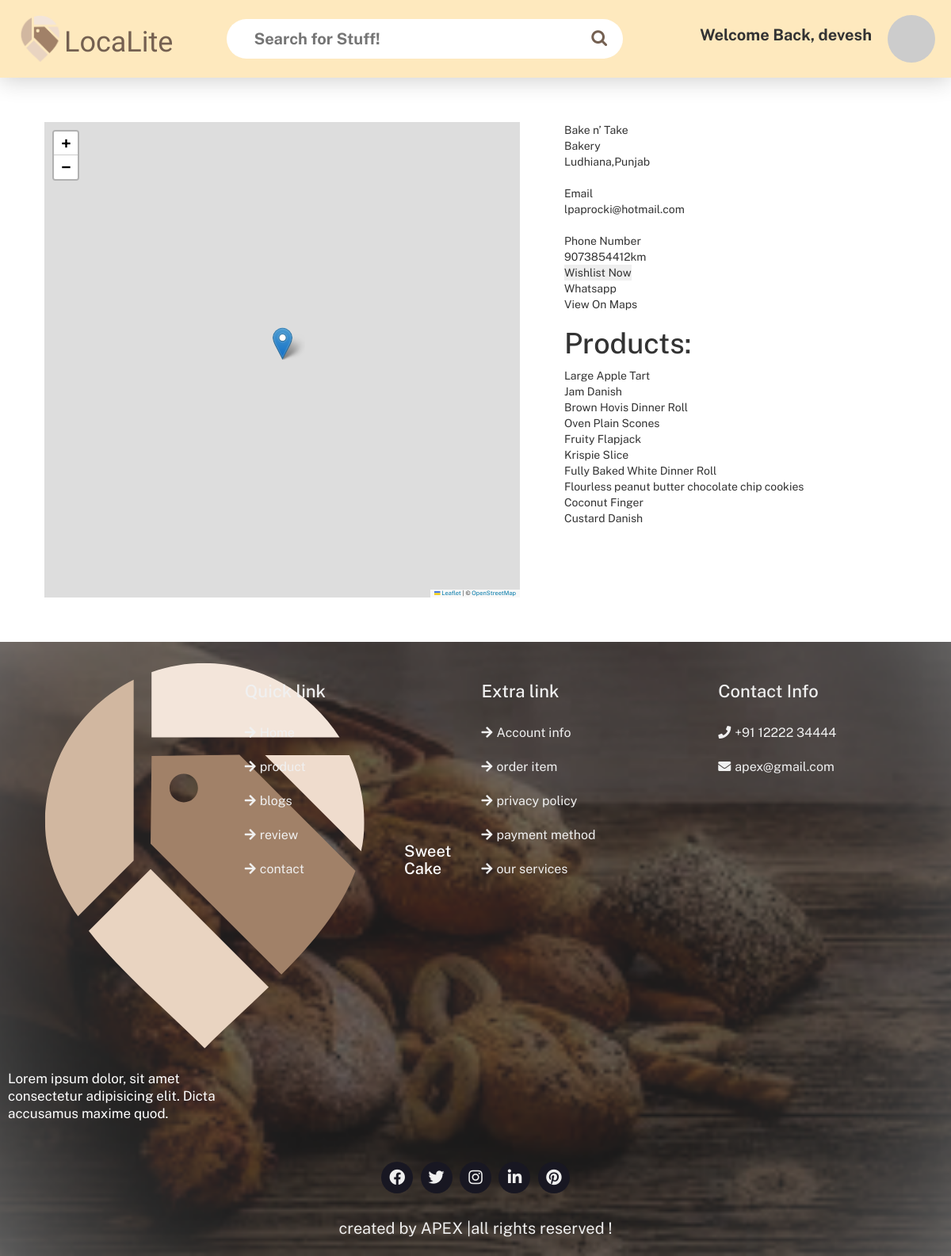
The page /shop/lpaprocki@hotmail.com (signed in) on the database its author committed.
### src/main.py (models this page shows, shortened)
class Seller(db.Model):
    __tablename__ = 'sellers'
    email = db.Column(db.String(100),unique=True,primary_key=True,nullable=False)
    name = db.Column(db.String(100),nullable=False)
    password = db.Column(db.String(100),nullable=False)
    latitude = db.Column(db.String(100),nullable=False)
    longitude = db.Column(db.String(100),nullable=False)
    shop_state = db.Column(db.String(100),nullable=False)
    shop_city = db.Column(db.String(100),nullable=False)
    shop_name = db.Column(db.String(100),nullable=False)
    phone = db.Column(db.String(100),nullable=False)
    category = db.Column(db.String(100),nullable=False)
    products = db.relationship('Product',backref='sellers',lazy=True)
    notification = db.Column(db.String(4096))
    item_request = db.Column(db.String(4096))
    views = db.Column(db.Integer)

class Product(db.Model):
    __tablename__ = 'products'
    id= db.Column(db.Integer,primary_key=True,unique=True,nullable=False)
    identifier= db.Column(db.Integer,nullable=False)
    shop = db.Column(db.String(100),db.ForeignKey('sellers.email'),nullable=False)
    name = db.Column(db.String(100),nullable=False)
    price = db.Column(db.Float, nullable=False)
    image = db.Column(db.String(100),nullable=False)
    stock = db.Column(db.Integer)
    tags = db.Column(db.String(200))
    category = db.Column(db.String(200))
    description = db.Column(db.String(512))
    stock_over_time = db.Column(db.String(256),nullable=False)
    review = db.Column(db.Float,nullable=False)

### src/main.py (the view)
@app.route("/shop/<shp>",methods=["GET", "POST"])
def shop(shp):
    shop = Seller.query.filter_by(email=shp).first()
    products = Product.query.filter_by(shop=shop.email)
    return render_template('shop.html',username=session['name'],shop=shop,products=products)

### src/templates/shop.html (shortened to what this page needs)
<!DOCTYPE html>
<html lang="en">
<head>
    <link rel="stylesheet" href="{{ url_for('static',filename='style_product.css') }}">
    <link rel="stylesheet" href="https://unpkg.com/swiper/swiper-bundle.min.css" />
    <link rel="stylesheet" href="https://cdnjs.cloudflare.com/ajax/libs/font-awesome/5.15.4/css/all.min.css">
    <link rel="stylesheet" href="https://cdnjs.cloudflare.com/ajax/libs/font-awesome/4.7.0/css/font-awesome.min.css">
    <link rel="stylesheet" href="https://maxcdn.bootstrapcdn.com/bootstrap/3.3.7/css/bootstrap.min.css">
    <link rel="stylesheet" href="https://maxcdn.bootstrapcdn.com/font-awesome/4.7.0/css/font-awesome.min.css">
    <link rel="stylesheet" href="https://unpkg.com/leaflet@1.9.3/dist/leaflet.css"
/>
    <link rel="stylesheet" href="https://cdn.jsdelivr.net/npm/swiper@8/swiper-bundle.min.js">
</head>
<body>
    <header class="header">
        <div class="logoContent">
            <img src="/static/res/Logo.png" alt="1" height="60px" width="60px">
            <h1 class="logoName">LocaLite</h1>
        </div>
        <div class="search-bar">
            <form action="" id="searchQuery">
                <input type="text" placeholder=" Search for Stuff!" id = "search_Feild" onclick="displaySearchItems()" onblur="HideDisplaySearchItems()">
            </form>
            <i class="fa fa-search" aria-hidden="true"></i>
        </div>
        <div class="userWelcome" >
            <p id = "username" >
            Welcome Back, {{ username }}
            </p>
            <img src="https://i.pravatar.cc/60" alt="" onclick="location.reload()">
        </div>
    </header>
    <section class="product">
        <div class="productImages">
            <div id="mapWrapper" class="productImage">
            </div>
        </div>
        <div class="productDetail">
            <div class="productDescription">
                <main-heading id = "productName">{{ shop.shop_name }}</main-heading>
                <main-heading >{{ shop.category }}</main-heading>
                <product-description>{{ shop.shop_city }},{{ shop.shop_state }}</product-description>
                <br>
                <heading>Email</heading>
                <value>{{ shop.email }}</value>
                <br>
                <heading>Phone Number</heading>
                <value>{{ shop.phone }}km</value>
                <form method="post" action="#">
                <button type="submit">Wishlist Now</button>
                </form>
                <button id = "Whatsapp" onclick="window.location.href = 'https://wa.me/+91' + {{ shop.phone }}"> Whatsapp </button>
                <button id = "Whatsapp" onclick="window.location.href = 'https://maps.google.com/?q={{ shop.latitude }},{{ shop.longitude }}' + {{ shop.phone }}"> View On Maps </button>
                <h1>Products:</h1>
                {% for product in products %}
                {{ product.name }}
                <br>
                {% endfor %}
            </div>
        </div>
    </section>
    <footer class="footer" id="contact">
        <div class="box-container">
            <div class="mainBox">
                <div class="content">
                    <a href="#"><img src="/static/res/logo.png" alt=""></a>
                    <h1 class="logoName" style="color: white;"> Sweet Cake </h1>
                </div>
                <p style="color: white;">Lorem ipsum dolor, sit amet consectetur adipisicing elit. Dicta accusamus
                    maxime quod.</p>
            </div>
            <div class="box">
                <h3>Quick link</h3>
                <a href="#"> <i class="fas fa-arrow-right"></i>Home</a>
                <a href="#"> <i class="fas fa-arrow-right"></i>product</a>
                <a href="#"> <i class="fas fa-arrow-right"></i>blogs</a>
                <a href="#"> <i class="fas fa-arrow-right"></i>review</a>
                <a href="#"> <i class="fas fa-arrow-right"></i>contact</a>
            </div>
            <div class="box">
                <h3>Extra link</h3>
                <a href="#"> <i class="fas fa-arrow-right"></i>Account info</a>
                <a href="#"> <i class="fas fa-arrow-right"></i>order item</a>
                <a href="#"> <i class="fas fa-arrow-right"></i>privacy policy</a>
                <a href="#"> <i class="fas fa-arrow-right"></i>payment method</a>
                <a href="#"> <i class="fas fa-arrow-right"></i>our services</a>
            </div>
            <div class="box">
                <h3>Contact Info</h3>
                <a href="#"> <i class="fas fa-phone"></i>+91 12222 34444</a>
                <a href="#"> <i class="fas fa-envelope"></i>apex@gmail.com</a>
            </div>
        </div>
        <div class="share">
            <a href="#" class="fab fa-facebook-f"></a>
            <a href="#" class="fab fa-twitter"></a>
            <a href="#" class="fab fa-instagram"></a>
            <a href="#" class="fab fa-linkedin"></a>
            <a href="#" class="fab fa-pinterest"></a>
        </div>
        <div class="credit">
            created by <span>APEX</span> |all rights reserved !
        </div>
    </footer>
</body>
</html>

### src/static/style_product.css (style rules this page uses)
:root { --black: #181722; --white: #f0f0f0; --box-shadow: 0px 4px 4px rgba(0, 0, 0, 0.25); --beige: rgb(254, 233, 190); --dark-beige: rgb(189, 161, 105); --darker-beige: #a7816a; }
* { font-family:'Public Sans', sans-serif; margin: 0; padding: 0; box-sizing: border-box; outline: none; border: none; text-decoration: none; transition: .2s linear; }
html { font-size: 62.5%; overflow-x: hidden; scroll-padding-top: 7rem; scroll-behavior: smooth; }
.header { top: 0; right: 0; left: 0; height: 7em; background-color: var(--beige); display: flex; align-items:center; justify-content:space-between; position: sticky; z-index: 2; box-shadow: 0 0.2em 2em #00000032; }
.header .logoContent { display: flex; align-items: center; }
.header .logoContent img { height: 6rem; width: 6rem; margin-left: 1.5em; }
.header .logoContent .logoName { margin-right: 3rem; color: #746051; font-family: 'Unbounded',sans-serif; }
.header .search-bar { display: flex; align-items: center; }
.header .search-bar #searchQuery input { width:25em; height: 2.5em; border-radius:25px ; font-size: 15pt; font-weight: bolder; padding-left: 1.5em; padding-right: 2.5em; }
.header .search-bar i { position: relative; height: 2.3em; width: 2.8em; border-radius: 25px; font-size: 16pt; left:-2.8em; color:#746051; text-align: center; text-justify: distribute-all-lines; padding-top: 0.6em; }
.header .userWelcome { display: flex; align-items: center; font-weight: bold; font-size: 15pt; margin-right: 1em; }
.header .userWelcome img { margin-left: 1em; border-radius: 50%; }
.product { display: flex; padding:2em; }
.productImages { margin: 2em; display: flex; flex-direction: column; align-items: center; }
.productImage { width: 600px; height: 600px; }
.productDetail { margin: 2em; }
.productDescription { display: flex; flex-direction: column; }
#Whatsapp { width: fit-content; background-color: transparent; }
#mapWrapper { width: 600px; height: 600px; }
.footer { background: url(/static/res/back.png) no-repeat; background-size: cover; background-position: center center; }
.footer .box-container { display: grid; grid-template-columns: repeat(auto-fit, minmax(25rem, 1fr)); gap: 1.5rem; padding: 2rem 1rem; }
.footer .box-container .mainBox .content { display: flex; align-items: center; margin-bottom: 2rem; }
.footer .box-container .mainBox .content h1 { font-size: 2rem; color: var(--black); }
.footer .box-container .mainBox p { font-size: 1.7rem; line-height: 1.3; margin-bottom: 2rem; }
.footer .box-container .box h3 { font-size: 2.2rem; color: var(--white); padding: 1rem 0; }
.footer .box-container .box a { display: block; font-size: 1.6rem; color: var(--white); padding: 1rem 0; }
.footer .box-container .box a i { padding-right: .5rem; color: var(--white); }
.footer .share { padding: 1rem 0; text-align: center; }
.footer .share a { height: 4rem; width: 4rem; line-height: 4rem; font-size: 2rem; color: var(--white); background: var(--black); margin: 0 .3rem; border-radius: 50%; }
.footer .credit { font-size: 2rem; margin-top: 2rem; padding-bottom: 2rem; color: var(--white); text-align: center; }

### rows shown on the page
Seller: shop_name "Bake n’ Take", category "Bakery", shop_city "Ludhiana", shop_state "Punjab", email "lpaprocki@hotmail.com", phone "9073854412"
Product: name "Large Apple Tart"
Product: name "Jam Danish"
Product: name "Brown Hovis Dinner Roll"
Product: name "Oven Plain Scones"
Product: name "Fruity Flapjack"
Product: name "Krispie Slice"
Product: name "Fully Baked White Dinner Roll"
Product: name "Flourless peanut butter chocolate chip cookies"
Product: name "Coconut Finger"
Product: name "Custard Danish"

### other values the page prints
{{ username }} "devesh"
